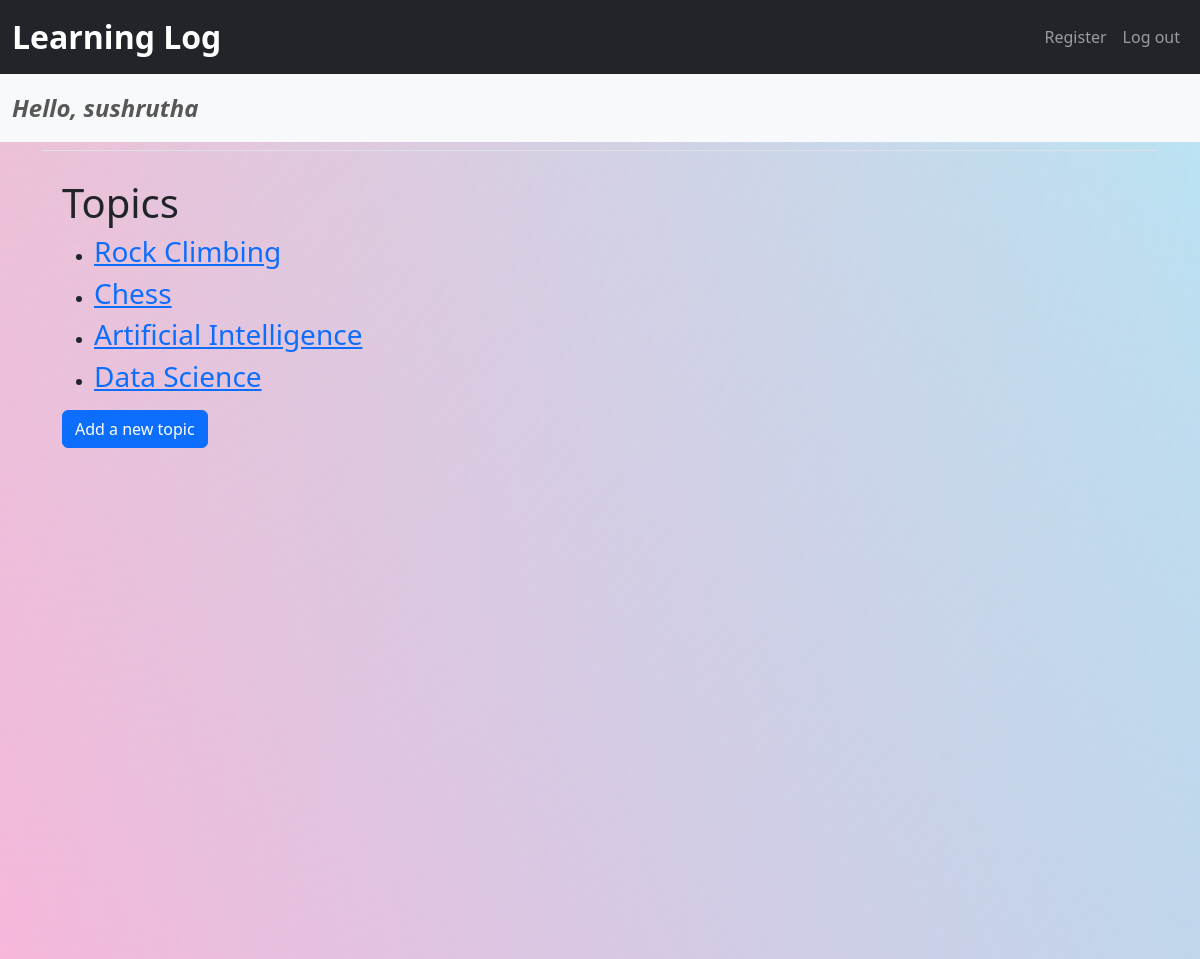
The app's page /topics/ (signed in) with its own data.
### learning_logs/models.py (models this page shows)
class Topic(models.Model):
    text = models.CharField(max_length=200)
    date_added = models.DateTimeField(auto_now_add=True)
    owner = models.ForeignKey(User, on_delete=models.CASCADE)  # Add this field
    def __str__(self):
        return self.text

### learning_logs/views.py (the view)
# urls.py: path('topics/',views.topics,name='topics'),
@login_required
def topics(request):
    topics=Topic.objects.filter(owner=request.user).order_by('date_added')
    context={'topics':topics}
    return render(request,'learning_logs/topics.html', context)

### learning_logs/templates/learning_logs/topics.html (shortened to what this page needs)
{% extends 'learning_logs/base.html' %}
{% block content %}
    <div class="background"></div>
    <div class="content-container">
        <h1>Topics</h1>
        <ul>
            {% for topic in topics %}
                <li>
                    <h3>
                        <a href="{% url 'learning_logs:topic' topic.id %}">{{ topic }}</a>
                    </h3>
                </li>
            {% empty %}
                <li><h3>No topics have been added yet.</h3></li>
            {% endfor %}
        </ul>
        <h3>
            <a href="{% url 'learning_logs:new_topic' %}" class="btn btn-primary">Add a new topic</a>
        </h3>
    </div>
{% endblock%}

### learning_logs/templates/learning_logs/base.html (shortened to what this page needs)
{% load django_bootstrap5 %}
<!doctype html>
<html lang="en">
<head>
    {% bootstrap_css %}
</head>
<body>
<nav class="navbar navbar-expand-md navbar-dark bg-dark mb-0">
    <div class="container-fluid">
        <a class="navbar-brand" href="{% url 'learning_logs:index' %}">Learning Log</a>
        <ul class="navbar-nav ml-auto order-2">
            <li class="nav-item">
                <a class="nav-link" href="{% url 'accounts:register' %}">Register</a>
            </li>
            {% if user.is_authenticated %}
                <li class="nav-item">
                    <a class="nav-link" href="{% url 'accounts:logout' %}">Log out</a>
                </li>
            {% else %}
                <li class="nav-item">
                    <a class="nav-link" href="{% url 'accounts:login' %}">Log in</a>
                </li>
            {% endif %}
        </ul>
    </div>
</nav>
{% if user.is_authenticated %}
<nav class="navbar navbar-light bg-light">
    <div class="container-fluid">
        <span class="navbar-text">Hello, {{ user.username }}</span>
    </div>
</nav>
{% endif %}
<main role="main" class="container">
    <div class="pb-2 mb-2 border-bottom">
    </div>
    <div>
        {% block content %}{% endblock content %}
    </div>
</main>
</body>
</html>

### learning_logs/templates/learning_logs/base.html (style rules this page uses)
.navbar-brand { font-weight: bold; font-size: 2.0rem; }
.navbar-text { font-style: italic; font-weight: bold; font-size: 1.5rem; }

### learning_logs/templates/learning_logs/topics.html (style rules this page uses)
body, html { height: 100%; margin: 0; }
.background { position: fixed; top: 0; left: 0; height: 100%; width: 100%; background: linear-gradient(45deg, rgba(255,0,150,0.3), rgba(0,204,255,0.3)); z-index: -3; }
.background::before { content: ""; position: fixed; top: 0; left: 0; height: 100%; width: 100%; background: radial-gradient(circle at top left, rgba(255,182,193,0.5), transparent); z-index: -2; }
.background::after { content: ""; position: fixed; bottom: 0; right: 0; height: 100%; width: 100%; background: radial-gradient(circle at bottom right, rgba(173,216,230,0.5), transparent); z-index: -1; }
.content-container { position: relative; min-height: 100vh; padding: 20px; }

### records on screen
Topic: text "Rock Climbing"
Topic: text "Chess"
Topic: text "Artificial Intelligence"
Topic: text "Data Science"

### other values on screen
{{ user.username }} "sushrutha"
